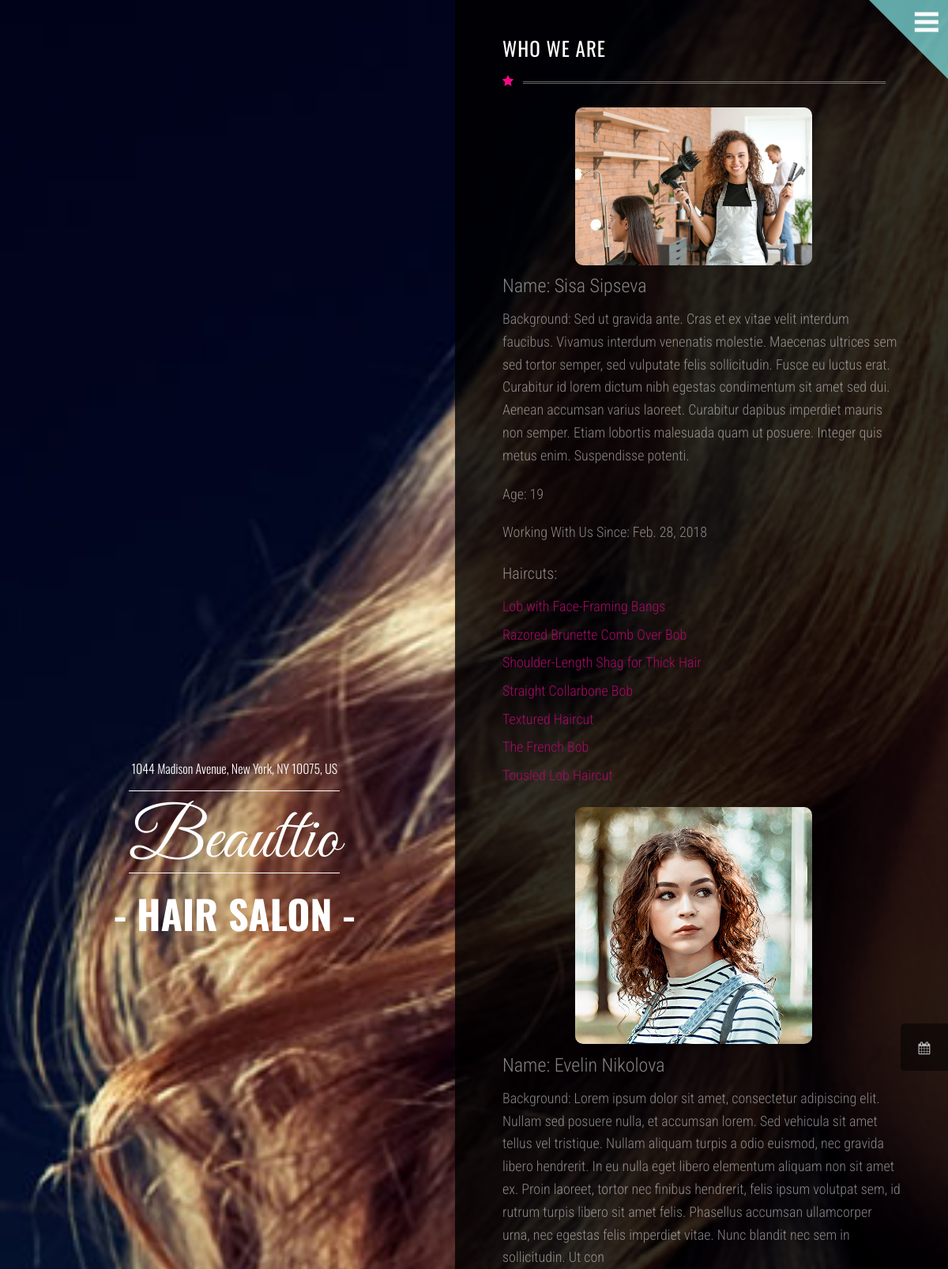
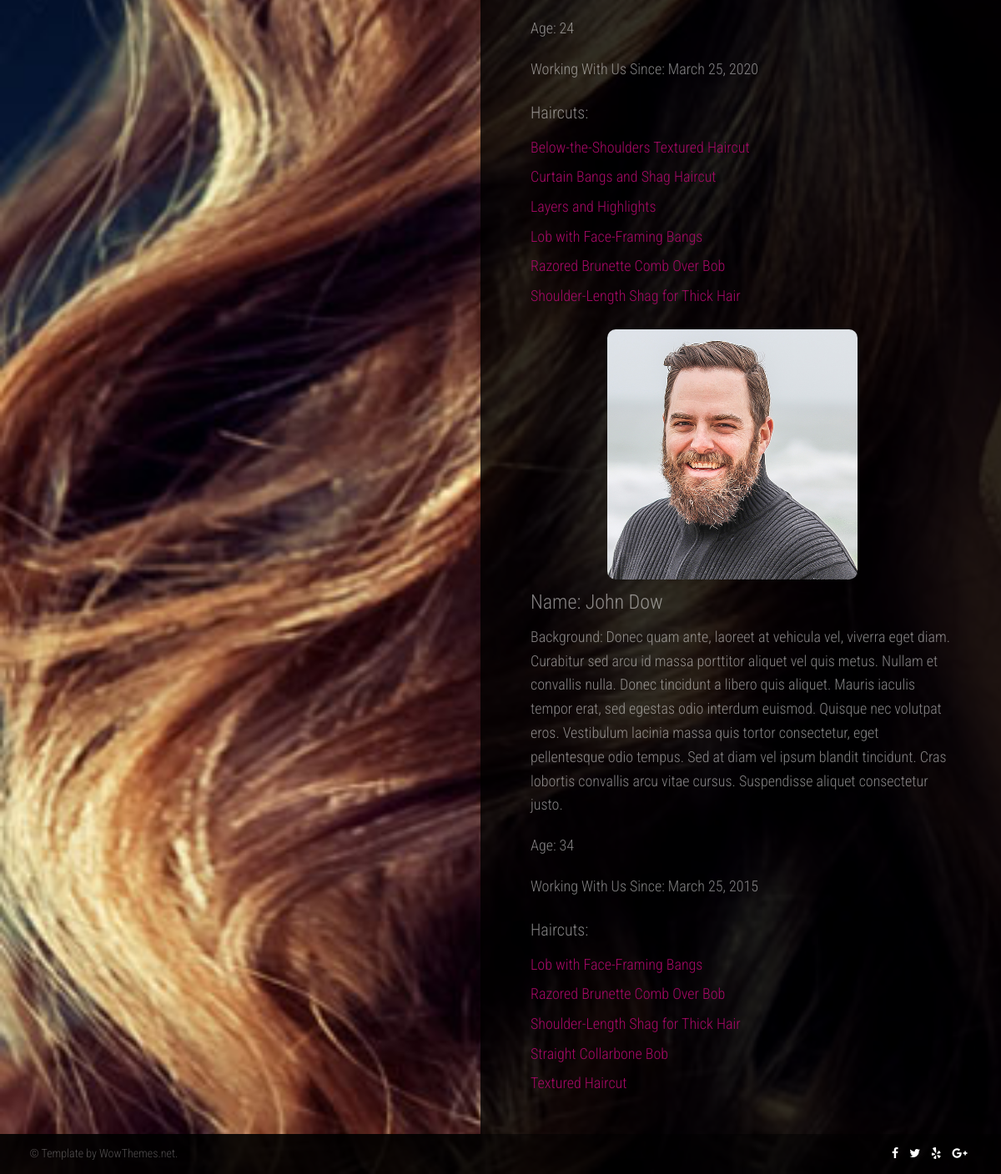
The page /about/ on the database its author committed (2 pictures, top to bottom).
### HairSaloon/hairdressers/models.py (models this page shows, shortened)
class HairDresser(models.Model):
    BACKGROUND_MAX_LENGTH = 500
    background = models.TextField(max_length=500)
    working_since = models.DateField(blank=True, null=True)
    services = models.ManyToManyField(
        to=Service,
        related_name='hairdressers'
    )
    user = models.OneToOneField(
        to=UserModel,
        on_delete=models.CASCADE,
        related_name='hairdresser_profile',
        null=True,
    )
    @property
    def age(self):
        if self.user.profile.date_of_birth:
            today = datetime.today()
            return today.year - self.user.profile.date_of_birth.year - ((today.month, today.day) < (
                self.user.profile.date_of_birth.month, self.user.profile.date_of_birth.day))
        return None

### HairSaloon/accounts/models.py (models this page shows, shortened)
class Profile(models.Model):
    account_photo = models.ImageField(
        upload_to=user_directory_path,
        blank=True,
        null=True,
    )
    date_of_birth = models.DateField(
        blank=True,
        null=True,
    )
    user = models.OneToOneField(
        to=HairSaloonUser,
        primary_key=True,
        on_delete=models.CASCADE,
        related_name='profile'
    )

class HairSaloonUser(auth_models.AbstractBaseUser, auth_models.PermissionsMixin):
    email = models.EmailField(
        _('email address'),
        unique=True,
        error_messages={
            "unique": _("A user with that email already exists."),
        },
    )
    first_name = models.CharField(_("first name"), max_length=150, blank=True)
    last_name = models.CharField(_("last name"), max_length=150, blank=True)
    phone_number = models.CharField(_("phone number"), max_length=15, blank=True)
    date_joined = models.DateTimeField(_("date joined"), default=timezone.now)
    is_staff = models.BooleanField(
        _("staff status"),
        default=False,
        help_text=_("Designates whether the user can log into this admin site."),
    )
    is_active = models.BooleanField(
        _("active"),
        default=True,
        help_text=_(
            "Designates whether this user should be treated as active. "
            "Unselect this instead of deleting accounts."
        ),
    )
    USERNAME_FIELD = 'email'
    objects = HairSaloonUserManager()
    @property
    def full_name(self):
        if self.first_name and self.last_name:
            return f"{self.first_name} {self.last_name}"
        elif self.first_name or self.last_name:
            return self.first_name or self.last_name
        else:
            return self.email

### HairSaloon/services/models.py (models this page shows, shortened)
class Service(models.Model):
    M_F_C_CHOICE = (
        ('male', 'male'),
        ('female', 'female'),
        ('child', 'child'),
    )
    class Meta:
        ordering = ['name', ]
    name = models.CharField(max_length=100, unique=True)
    male_female_child = models.CharField(max_length=6, choices=M_F_C_CHOICE)
    description = models.TextField()
    duration = models.IntegerField(help_text="Duration in minutes")
    price = models.DecimalField(max_digits=6, decimal_places=2)
    haircut_url = models.URLField(max_length=1024, blank=True, null=True)
    haircut_photo = models.ImageField(upload_to='haircut_images/', blank=True, null=True)

### HairSaloon/common/views.py (the view)
# urls.py: path('about/', AboutView.as_view(), name='about'),
class AboutView(views.ListView):
    template_name = 'common/about.html'
    queryset = HairDresser.objects.select_related('user')

### templates/common/about.html (shortened to what this page needs)
{% extends 'base.html' %}
{% load static %}
{% block content %}
    <body style="background-image:url('{% static 'img/bg7.jpg' %}');background-attachment:fixed;background-size:cover;">
    {% include 'partials/menu_and_calendar.html' %}
    <div class="container">
        <div class="logoarea">
            <div class="intro">
                <h1><span class="smaller wow zoomIn" data-wow-duration="2s" data-wow-delay="0.5">1044 Madison Avenue, New York, NY 10075, US</span>
                    <span class="big wow pulse" data-wow-duration="1s" data-wow-delay="0s">Beauttio</span>
                    <span class="small wow fadeIn" data-wow-duration="2s" data-wow-delay="0.5s">- HAIR SALON -</span>
                </h1>
            </div>
        </div>
        <div class="pagearea">
            <h1 class="page-headline">WHO WE ARE</h1>
            <i class="iconstartitle textmagenta fa fa-star"></i>
            {% for hairdresser in object_list %}
                {% include 'partials/hairdresser_card.html' %}
            {% endfor %}
        </div>
    </div>
    {% include 'partials/footer.html' %}
    </body>
{% endblock %}

### templates/base.html
{% load static %}
<!DOCTYPE html>
<html lang="en">
{% include 'partials/header.html' %}
{% block content %}
{% endblock %}
</html>

### templates/partials/header.html (shortened to what this page needs)
{% load static %}
<head>
    <link href="{% static 'css/style.css' %}" rel="stylesheet">
    <link rel="stylesheet" href="https://maxcdn.bootstrapcdn.com/font-awesome/4.5.0/css/font-awesome.min.css">
    <link href='https://cdnjs.cloudflare.com/ajax/libs/fullcalendar/4.2.0/core/main.min.css' rel='stylesheet'/>
    <link href='https://cdnjs.cloudflare.com/ajax/libs/fullcalendar/4.2.0/daygrid/main.min.css' rel='stylesheet'/>
</head>

### templates/partials/menu_and_calendar.html (shortened to what this page needs)
<div class="menu-outer">
    <div class="menu-icon">
        <div class="bar"></div>
        <div class="bar"></div>
        <div class="bar"></div>
    </div>
</div>
<a href="#">
    <div class="fixedcallicon">
        <i class="fa fa-calendar"></i>
    </div>
</a>

### templates/partials/hairdresser_card.html
<div class="hairdresser-detail-container">
    <div class="hairdresser-photo">
        {% if hairdresser.user.profile.account_photo %}
            <img src="{{ hairdresser.user.profile.account_photo.url }}" alt="{{ hairdresser.name }}">
        {% else %}
            <p>No photo available.</p>
        {% endif %}
    </div>
    <div class="hairdresser-info">
        <h2>Name: {{ hairdresser.user.full_name }}</h2>
        <p>Background: {{ hairdresser.background }}</p>
        <p>Age: {{ hairdresser.age }}</p>
        <p>Working With Us Since: {{ hairdresser.working_since }}</p>
        <h3>Haircuts:</h3>
        <ul>
            {% for service in hairdresser.services.all %}
                <li>
                    <a href="{% url 'detail service' pk=service.pk %}">{{ service.name }}</a>
                </li>
            {% endfor %}
        </ul>
    </div>
</div>

### templates/partials/footer.html (shortened to what this page needs)
<footer class="footer">
    <div class="container">
        <div class="pull-left">&copy; Template by WowThemes.net.</div>
        <div class="pull-right">
            <div class="footericons">
                <a href="#"><i class="fa fa-facebook"></i></a>
                <a href="#"><i class="fa fa-twitter"></i></a>
                <a href="#"><i class="fa fa-yelp"></i></a></a>
                <a href="#"><i class="fa fa-google-plus"></i></a>
            </div>
        </div>
    </div>
</footer>

### templates/partials/script_other_page.html (shortened to what this page needs)
{% load static %}

### rows shown on the page
HairDresser: user.profile.account_photo (picture), user.full_name "Sisa Sipseva", background "Sed ut gravida ante. Cras et ex vitae velit interdum faucibus. Vivamus interdum venenatis molestie. Maecenas ultrices sem sed tortor semper, sed vulputate felis sollicitudin. Fusce eu luctus erat. Curabitur id lorem dictum nibh egestas condimentum sit amet sed dui. Aenean accumsan varius laoreet. Curabitur dapibus imperdiet mauris non semper. Etiam lobortis malesuada quam ut posuere. Integer quis metus enim. Suspendisse potenti.", age "19", working_since "Feb. 28, 2018"
Service: name "Lob with Face-Framing Bangs"
Service: name "Razored Brunette Comb Over Bob"
Service: name "Shoulder-Length Shag for Thick Hair"
Service: name "Straight Collarbone Bob"
Service: name "Textured Haircut"
Service: name "The French Bob"
Service: name "Tousled Lob Haircut"
HairDresser: user.profile.account_photo (picture), user.full_name "Evelin Nikolova", background "Lorem ipsum dolor sit amet, consectetur adipiscing elit. Nullam sed posuere nulla, et accumsan lorem. Sed vehicula sit amet tellus vel tristique. Nullam aliquam turpis a odio euismod, nec gravida libero hendrerit. In eu nulla eget libero elementum aliquam non sit amet ex. Proin laoreet, tortor nec finibus hendrerit, felis ipsum volutpat sem, id rutrum turpis libero sit amet felis. Phasellus accumsan ullamcorper urna, nec egestas felis imperdiet vitae. Nunc blandit nec sem in sollicitudin. Ut con", age "24", working_since "March 25, 2020"
Service: name "Below-the-Shoulders Textured Haircut"
Service: name "Curtain Bangs and Shag Haircut"
Service: name "Layers and Highlights"
HairDresser: user.profile.account_photo (picture), user.full_name "John Dow", background "Donec quam ante, laoreet at vehicula vel, viverra eget diam. Curabitur sed arcu id massa porttitor aliquet vel quis metus. Nullam et convallis nulla. Donec tincidunt a libero quis aliquet. Mauris iaculis tempor erat, sed egestas odio interdum euismod. Quisque nec volutpat eros. Vestibulum lacinia massa quis tortor consectetur, eget pellentesque odio tempus. Sed at diam vel ipsum blandit tincidunt. Cras lobortis convallis arcu vitae cursus. Suspendisse aliquet consectetur justo.", age "34", working_since "March 25, 2015"
